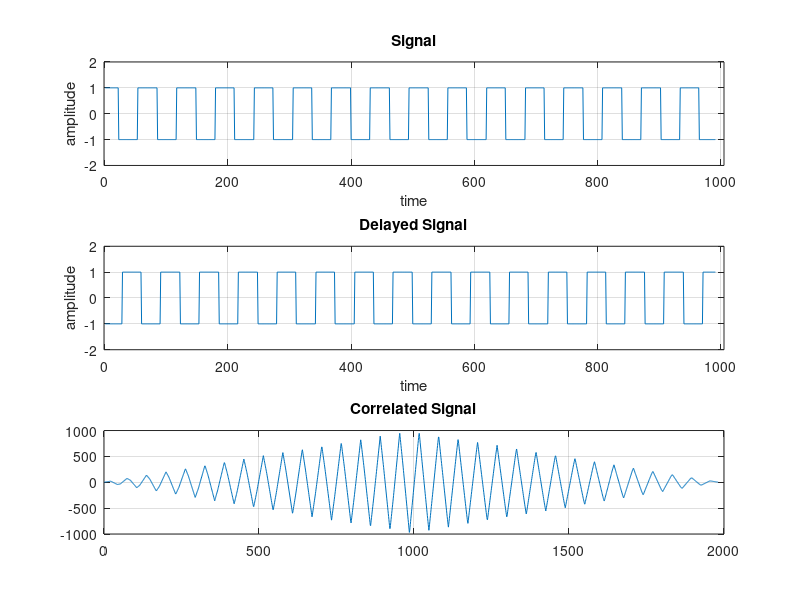

Recreate this plot in MATLAB.
clc;
clear all;
close all;
t= 1:0.1:100;
x= square(t);
y= square(t-10);
subplot(3,1,1)
plot(x);
xlabel('time');
ylabel('amplitude');
title('Signal');
axis([-1 1005 -2 2]);
grid on;

subplot(3,1,2)
plot(y);
xlabel('time');
ylabel('amplitude');
title('Delayed Signal');
axis([-1 1005 -2 2]);
grid on;
z=xcorr(x,y);
t1 = length(x)+1 : length(x)-1;
subplot(3,1,3)
plot(z)
title('Correlated Signal');
[max_value, max_index] = max(abs(z))
time_delay = (max_index - 1)/10
grid on;